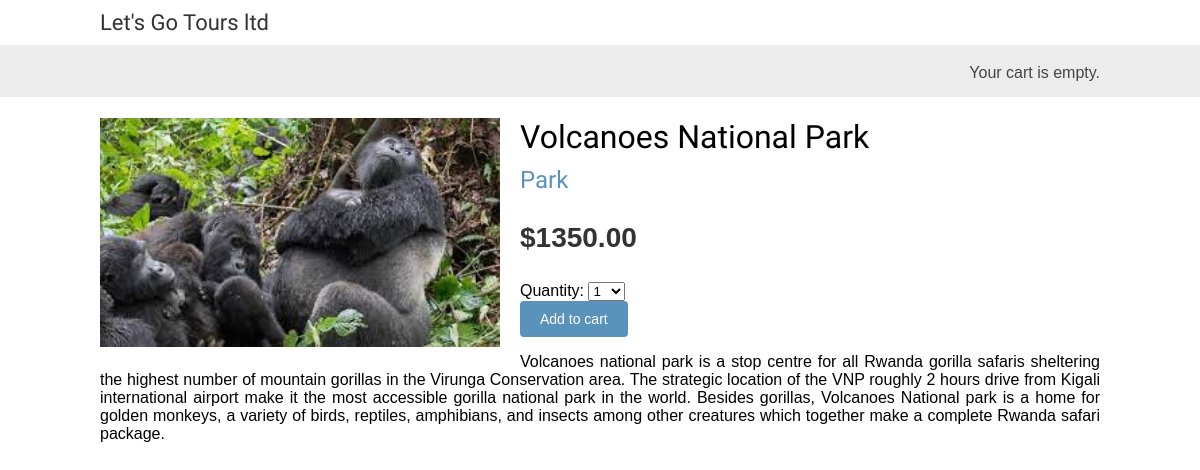
/3/volcanoes-national-park/, run on an earlier commit of the app's database.
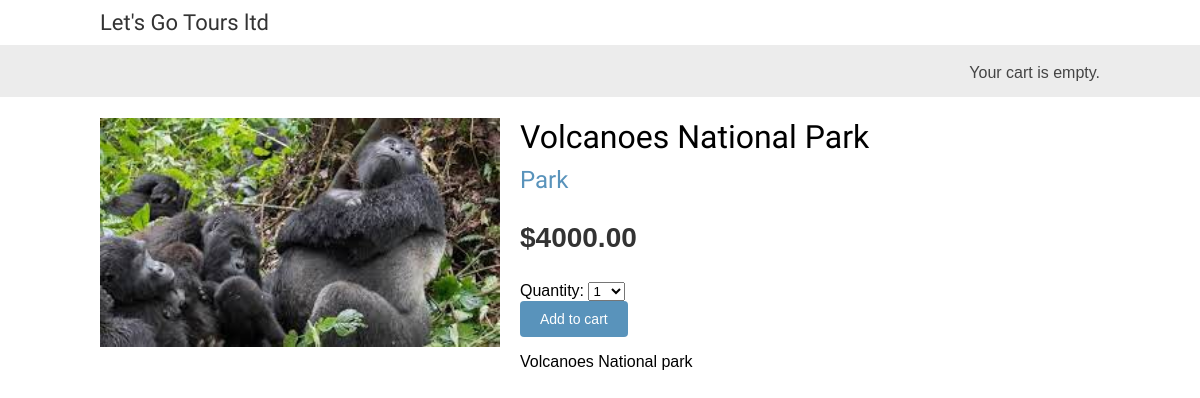
And on a later commit of the database.
### shop/models.py (models this page shows, shortened)
class Product(models.Model):
    category=models.ForeignKey(Category,
                               related_name='products',
                               on_delete=models.CASCADE)
    name=models.CharField(max_length=200)
    slug=models.SlugField(max_length=200)
    image=models.ImageField(upload_to='product/%Y/%m/%d',
                            blank=True)
    description=models.TextField(blank=True)
    price=models.DecimalField(max_digits=10,
                              decimal_places=2)
    available=models.BooleanField(default=True)
    created=models.DateTimeField(auto_now_add=True)
    updated=models.DateTimeField(auto_now=True)
    class Meta:
        ordering=['name']
        indexes=[
            models.Index(fields=['id','slug']),
            models.Index(fields=['name']),
            models.Index(fields=['-created'])
        ]

class Category(models.Model):
    name=models.CharField(max_length=200)
    slug=models.SlugField(max_length=200,
                          unique=True)
    class Meta:
        ordering=['name']
        indexes=[
            models.Index(fields=['name']),
        ]
        verbose_name='category'
        verbose_name_plural='categories'
    def __str__(self):
        return self.name
    def get_absolute_url(self):
        return reverse('shop:product_list_by_category',
                       args=[self.slug])

### shop/views.py (the view)
# urls.py: path('<int:id>/<slug:slug>/',views.product_detail,name='product_detail')
def product_detail(request,id,slug):
    product=get_object_or_404(Product,
                              id=id,
                              slug=slug,
                              available=True)
    cart_product_form=CartAddProductForm()
    return render(request,
                  'shop/product/detail.html',
                  {'product':product,
                   'cart_product_form':cart_product_form})

### cart/forms.py
class CartAddProductForm(forms.Form):
    quantity=forms.TypedChoiceField(
                                choices=PRODUCT_QUANTITY_CHOICES,coerce=int)
    override=forms.BooleanField(required=False,
                                initial=False,
                                widget=forms.HiddenInput)

### cart/cart.py (called while the page is built)
    def __len__(self):
        return sum(item['quantity'] for item in self.cart.values())

### cart/context_processor.py (called while the page is built)
def cart(request):
    return{'cart': Cart(request)}

### shop/templates/shop/product/detail.html (shortened to what this page needs)
{% extends "shop/base.html" %}
{% load static %}
{% block content %}
 <div class="product-detail">
 <img src="{% if product.image %}{{ product.image.url }}{% else %}
 {% static "img/no_image.png" %}{% endif %}">
 <h1>{{ product.name }}</h1>
 <h2>
 <a href="{{ product.category.get_absolute_url }}">
 {{ product.category }}
 </a>
 </h2>
 <p class="price">${{ product.price }}</p>
 <form action="{% url "cart:cart_add" product.id %}" method="post">
    {{ cart_product_form }}
    <input type="submit" value="Add to cart">
   </form>
 {{ product.description|linebreaks }}
 </div>
{% endblock %}

### shop/templates/shop/base.html (shortened to what this page needs)
{% load static %}
<!DOCTYPE html>
<html>
 <head>
 <link href="{% static "css/base.css" %}" rel="stylesheet">
 </head>
 <body>
 <div id="header">
 <a href="/" class="logo">Let's Go Tours ltd</a>
 </div>
 <div id="subheader">
 <div class="cart">
    {% with total_items=cart|length %}
    {% if total_items > 0 %}
    Your cart:
    <a href="{% url "cart:cart_detail" %}">
    {{ total_items }} Place{{ total_items|pluralize }},
    ${{ cart.get_total_price }}
    </a>
    {% elif not order %}
    Your cart is empty.
    {% endif %}
    {% endwith %}
 </div>
 </div>
 <div id="content">
 {% block content %}
 {% endblock %}
 </div>
 </body>
</html>

### shop/static/css/base.css (style rules this page uses)
body { margin:0; padding:0; font-family:helvetica, sans-serif; }
h1, h2, h3, h4, h5 , h6 { font-family: 'Ubuntu', sans-serif; font-weight:normal; }
a { text-decoration:none; color:#5993bb; }
a.button, input[type="submit"] { color:#fff; background:#5993bb; border-radius:4px; padding:10px 20px; font-size:14px; border:0; }
#header { padding:10px 100px; font-size:18px; overflow:auto; }
#subheader { background:#ececec; color:#444; padding:15px 100px; overflow:auto; }
#header .logo { font-family: 'Ubuntu', sans-serif; float:left; color:#333; font-size:22px; margin-right:10%; }
#subheader .cart { float:right; padding-top:4px; }
#content { padding:0 100px; overflow:hidden; }
.product-detail { text-align:justify; }
.product-detail .price { color:#333; font-size:28px; font-weight:bold; }
.product-detail img { width:40%; float:left; padding:0 20px 20px 0; }
.product-detail h1 { margin-bottom:0; }
.product-detail h2 { margin-top:10px; }

What changed in the data, as far as the page shows it:
changed Product "Volcanoes National Park": price "1350.00" → "4000.00"; description "Volcanoes national park is a stop centre for all Rwanda gorilla safaris sheltering the highest number of mountain gorillas in the Virunga Conservation area. The strategic location of the VNP roughly 2 hours drive from Kigali international airport make it the most accessible gorilla national park in the world. Besides gorillas, Volcanoes National park is a home for golden monkeys, a variety of birds, reptiles, amphibians, and insects among other creatures which together make a complete Rwanda safari package." → "Volcanoes National park"
